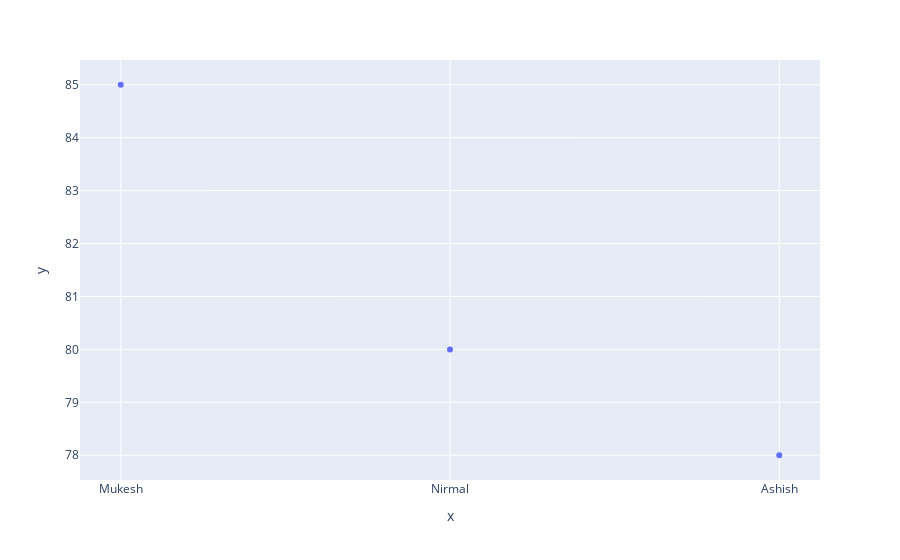

The notebook cell this image was saved under:
### Code cell
#Scatter
px.scatter(x=['Mukesh','Nirmal','Ashish'],y=[85,80,78])

### Figure 1 — Plotly figure (JSON) as saved in the notebook; plotly's stock layout.template omitted (floating-point values rounded to 4 significant figures)
{"data": [{"hovertemplate": "x=%{x}<br>y=%{y}<extra></extra>", "legendgroup": "", "marker": {"color": "#636efa", "symbol": "circle"}, "mode": "markers", "name": "", "orientation": "v", "showlegend": false, "type": "scatter", "x": ["Mukesh", "Nirmal", "Ashish"], "xaxis": "x", "y": [85, 80, 78], "yaxis": "y"}], "layout": {"autosize": true, "legend": {"tracegroupgap": 0}, "margin": {"t": 60}, "xaxis": {"anchor": "y", "autorange": true, "domain": [0, 1], "range": [-0.121, 2.121], "title": {"text": "x"}, "type": "category"}, "yaxis": {"anchor": "x", "autorange": true, "domain": [0, 1], "range": [77.46, 85.54], "title": {"text": "y"}, "type": "linear"}}}
